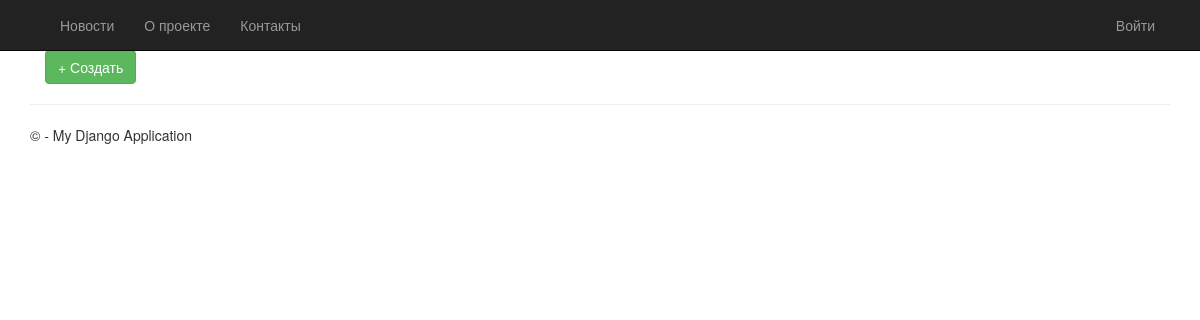
The app's page /, older data.
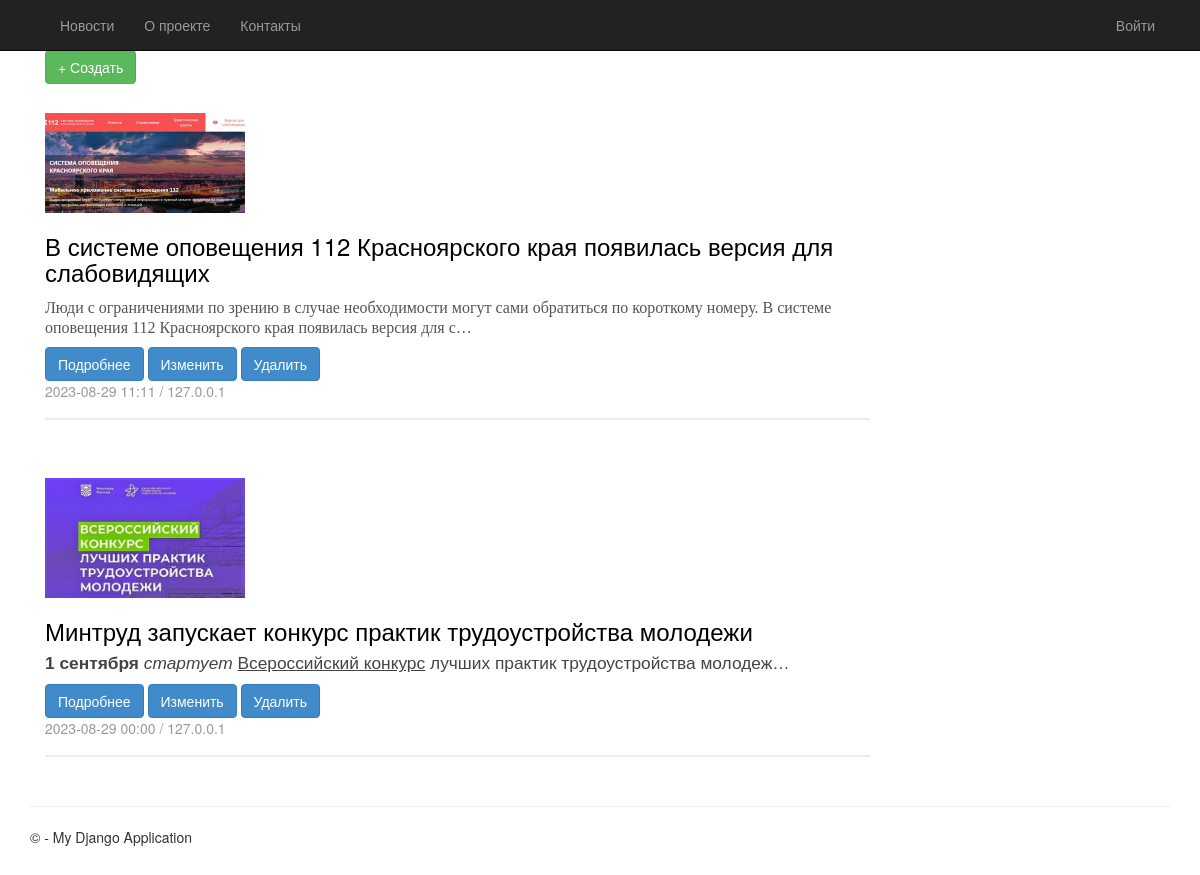
The same page, newer data.
### app_news/models.py (models this page shows, shortened)
class News(models.Model):
    title = models.CharField(max_length=200, verbose_name='Title')
    description = SummernoteTextField()
    image = models.ImageField(upload_to='static\images', blank=True)
    author = author = models.CharField(max_length=100, default='Anonymous', verbose_name='Author')
    created_at = models.DateTimeField(auto_now_add=True)
    updated_at = models.DateTimeField(auto_now=True)
    class Meta:
        db_table="News"
        verbose_name = 'News'
        verbose_name_plural = 'News'

### app_news/views.py (the view)
# urls.py: path('', MainPage.as_view(), name='index'),
class MainPage(generic.ListView):
    model = News
    context_object_name = 'news_list'
    template_name = 'index.html'
    queryset = News.objects.all().order_by('-updated_at')
    def get_context_data(self, *, object_list=None, **kwargs):
        context = super().get_context_data(**kwargs)
        return context

### app_news/templates/index.html (shortened to what this page needs)
{% extends "layout.html" %}
{% load static %}
{% block content %}
<div class="container mt-3">
    <div class="row">
        <div class="col-md-9">
            <a href="{% url 'create_news' %}" class="btn btn-success">
                <span class="plus-icon">+</span> Создать
            </a>
            {% for item in news_list %}
            <div class="news mb-5">
                <div class="card-body">
                    <div class="media">
                        {% if item.image %}
                        <img class="image-wrapper mr-3" src="{{ item.image.url }}" alt="Неудается загрузить изображение">
                        {% else %}
                        <img class="mr-3" src="{% static 'images/common.png' %}" alt="Неудается загрузить общее изображение">
                        {% endif %}
                        <div class="media-body">
                            <h3 class="card-title">{{ item.title }}</h3>
                            <h4 class="card-text">{{ item.description|truncatechars:255|safe }}</h4>
                            <a href="{% url 'detail_news' item.pk %}" class="btn btn-primary">Подробнее</a>
                            <a href="{% url 'update_news' item.pk %}" class="btn btn-primary">Изменить</a>
                            <a href="{% url 'delete_news' item.pk %}" class="btn btn-primary">Удалить</a>
                        </div>
                    </div>
                </div>
                <div class="card-footer text-muted">
                    {{ item.created_at|date:"Y-m-d H:i" }} / {{ item.author }}
                </div>
            </div>
            {% endfor %}
        </div>
    </div>
</div>
{% endblock %}

### app_news/templates/layout.html (shortened to what this page needs)
<!DOCTYPE html>
<html>
<head>
    {% load static %}
    <link rel="stylesheet" type="text/css" href="{% static 'app/content/bootstrap.min.css' %}" />
    <link rel="stylesheet" type="text/css" href="{% static 'app/content/site.css' %}" />
</head>
<body>
    <div class="navbar navbar-inverse navbar-fixed-top">
        <div class="container">
            <div class="navbar-collapse collapse">
                <ul class="nav navbar-nav">
                    <li><a href="{% url 'index' %}">Новости</a></li>
                    <li><a href="{% url 'about' %}">О проекте</a></li>
                    <li><a href="{% url 'contact' %}">Контакты</a></li>
                </ul>
                {% include 'loginpartial.html' %}
            </div>
        </div>
    </div>
    <div class="container body-content">
{% block content %}{% endblock %}
        <hr/>
        <footer>
            <p>&copy; {{ year }} - My Django Application</p>
        </footer>
    </div>
</body>
</html>

### app_news/templates/loginpartial.html
{% if user.is_authenticated %}
<form id="logoutForm" action="/logout/" method="post" class="navbar-right">
    {% csrf_token %}
    <ul class="nav navbar-nav navbar-right">
        <li><span class="navbar-brand">Hello {{ user.username }}!</span></li>
        <li><a href="javascript:document.getElementById('logoutForm').submit()">Выйти</a></li>
    </ul>
</form>
{% else %}
<ul class="nav navbar-nav navbar-right">
    <li><a href="{% url 'login' %}">Войти</a></li>
</ul>
{% endif %}

### static/app/content/site.css (style rules this page uses)
body { padding-top: 50px; padding-bottom: 20px; }
.body-content { padding-left: 15px; padding-right: 15px; }
.image-wrapper { max-width: 200px; max-height: 200px; object-fit: contain; }
.news { float: left; color: #000 !important; text-decoration: none; width: 100%; padding-bottom: 17px; border-bottom: 2px solid #ececec; margin-top: 29px; margin-bottom: 29px; }

Row changes from the older to the newer data that the page shows:
added News: image (picture), title "В системе оповещения 112 Красноярского края появилась версия для слабовидящих", description "Люди с ограничениями по зрению в случае необходимости могут сами обратиться по короткому номеру. В системе оповещения 112 Красноярского края появилась версия для с…", created_at "2023-08-29 11:11", author "127.0.0.1"
added News: image (picture), title "Минтруд запускает конкурс практик трудоустройства молодежи", description "1 сентября стартует Всероссийский конкурс лучших практик трудоустройства молодеж…", created_at "2023-08-29 00:00", author "127.0.0.1"
